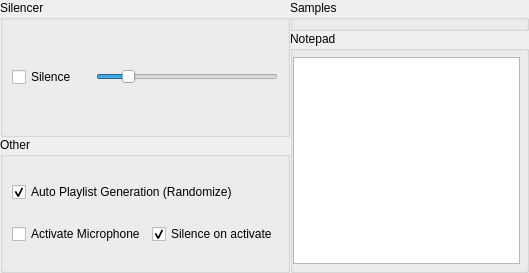
<?xml version="1.0" encoding="UTF-8"?>
<ui version="4.0">
 <class>DJPanel</class>
 <widget class="QWidget" name="DJPanel">
  <property name="geometry">
   <rect>
    <x>0</x>
    <y>0</y>
    <width>529</width>
    <height>273</height>
   </rect>
  </property>
  <property name="windowTitle">
   <string>Form</string>
  </property>
  <layout class="QVBoxLayout" name="verticalLayout">
   <property name="spacing">
    <number>0</number>
   </property>
   <property name="margin">
    <number>0</number>
   </property>
   <item>
    <widget class="QScrollArea" name="scrollArea">
     <property name="frameShape">
      <enum>QFrame::NoFrame</enum>
     </property>
     <property name="widgetResizable">
      <bool>true</bool>
     </property>
     <widget class="QWidget" name="scrollAreaWidgetContents">
      <property name="geometry">
       <rect>
        <x>0</x>
        <y>0</y>
        <width>529</width>
        <height>273</height>
       </rect>
      </property>
      <layout class="QVBoxLayout" name="verticalLayout_3">
       <property name="spacing">
        <number>0</number>
       </property>
       <property name="margin">
        <number>0</number>
       </property>
       <item>
        <layout class="QVBoxLayout" name="verticalLayout_2">
         <item>
          <layout class="QHBoxLayout" name="horizontalLayout_3">
           <property name="spacing">
            <number>0</number>
           </property>
           <item>
            <layout class="QVBoxLayout" name="verticalLayout_6">
             <item>
              <widget class="QGroupBox" name="Silencer">
               <property name="title">
                <string>Silencer</string>
               </property>
               <layout class="QHBoxLayout" name="horizontalLayout">
                <item>
                 <widget class="QCheckBox" name="silence">
                  <property name="text">
                   <string>Silence</string>
                  </property>
                 </widget>
                </item>
                <item>
                 <widget class="QLabel" name="label">
                  <property name="text">
                   <string/>
                  </property>
                  <property name="pixmap">
                   <pixmap resource="res.qrc">:/images/volume.png</pixmap>
                  </property>
                 </widget>
                </item>
                <item>
                 <widget class="QSlider" name="svol">
                  <property name="maximum">
                   <number>100</number>
                  </property>
                  <property name="pageStep">
                   <number>1</number>
                  </property>
                  <property name="value">
                   <number>15</number>
                  </property>
                  <property name="orientation">
                   <enum>Qt::Horizontal</enum>
                  </property>
                 </widget>
                </item>
               </layout>
              </widget>
             </item>
             <item>
              <widget class="QGroupBox" name="groupBox">
               <property name="title">
                <string>Other</string>
               </property>
               <layout class="QVBoxLayout" name="verticalLayout_5">
                <item>
                 <layout class="QHBoxLayout" name="horizontalLayout_4">
                  <item>
                   <widget class="QCheckBox" name="rndlist">
                    <property name="text">
                     <string>Auto Playlist Generation (Randomize)</string>
                    </property>
                    <property name="checked">
                     <bool>true</bool>
                    </property>
                   </widget>
                  </item>
                 </layout>
                </item>
                <item>
                 <layout class="QHBoxLayout" name="horizontalLayout_2">
                  <item>
                   <widget class="QCheckBox" name="mic">
                    <property name="text">
                     <string>Activate Microphone</string>
                    </property>
                   </widget>
                  </item>
                  <item>
                   <widget class="QCheckBox" name="aut">
                    <property name="text">
                     <string>Silence on activate</string>
                    </property>
                    <property name="checked">
                     <bool>true</bool>
                    </property>
                    <property name="tristate">
                     <bool>false</bool>
                    </property>
                   </widget>
                  </item>
                 </layout>
                </item>
               </layout>
              </widget>
             </item>
            </layout>
           </item>
           <item>
            <layout class="QVBoxLayout" name="verticalLayout_4">
             <item>
              <widget class="QGroupBox" name="Samples">
               <property name="title">
                <string>Samples</string>
               </property>
               <layout class="QVBoxLayout" name="Sampless">
                <property name="spacing">
                 <number>0</number>
                </property>
                <property name="margin">
                 <number>0</number>
                </property>
               </layout>
              </widget>
             </item>
             <item>
              <widget class="QGroupBox" name="groupBox_2">
               <property name="title">
                <string>Notepad</string>
               </property>
               <layout class="QVBoxLayout" name="verticalLayout_7">
                <property name="spacing">
                 <number>6</number>
                </property>
                <property name="leftMargin">
                 <number>0</number>
                </property>
                <property name="topMargin">
                 <number>6</number>
                </property>
                <property name="rightMargin">
                 <number>6</number>
                </property>
                <property name="bottomMargin">
                 <number>6</number>
                </property>
                <item>
                 <widget class="QTextEdit" name="textEdit"/>
                </item>
               </layout>
              </widget>
             </item>
            </layout>
           </item>
          </layout>
         </item>
        </layout>
       </item>
      </layout>
     </widget>
    </widget>
   </item>
  </layout>
 </widget>
 <resources>
  <include location="res.qrc"/>
 </resources>
 <connections/>
</ui>
